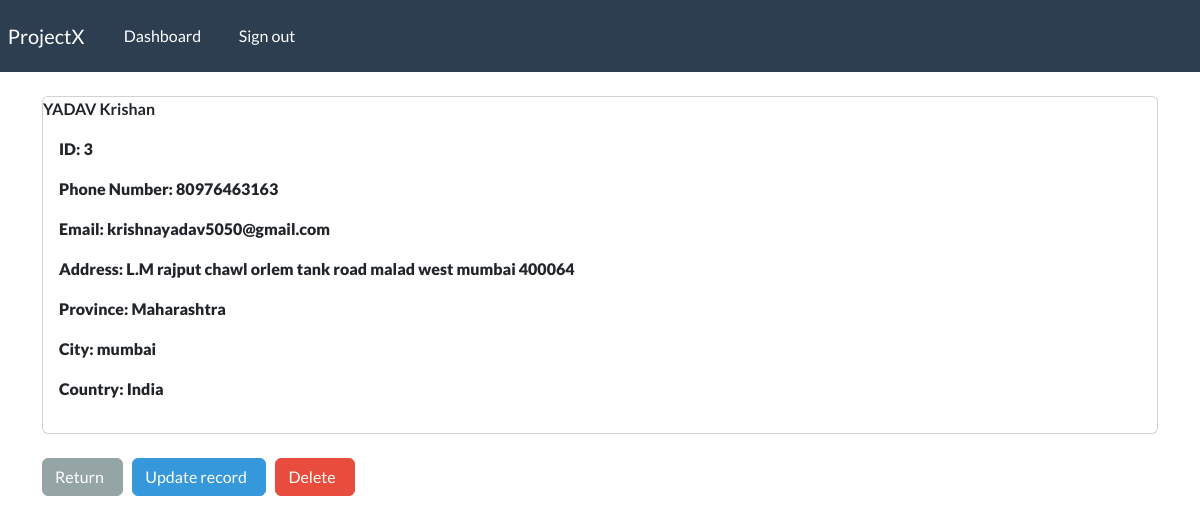
Page /view_record/3 (signed in) on the committed database.
### main/models.py (models this page shows, shortened)
class Record(models.Model):
    creation_date = models.DateTimeField(auto_now_add=True)
    first_name = models.CharField(max_length=100)
    last_name = models.CharField( max_length=50)
    email = models.EmailField( max_length=254)
    phone_number = models.CharField(max_length=50)
    address =models.CharField(max_length=500)
    city = models.CharField( max_length=150)
    province = models.CharField( max_length=150)
    country = models.CharField(max_length=100)

### main/views.py (the view)
# urls.py: path('view_record/<int:pk>', views.view_record, name= "view_record"),
@login_required(login_url='my-login')
def view_record(request, pk):
    all_records = Record.objects.get(id=pk)
    context = {'record':all_records}
    return render(request, 'main/view-record.html', context=context)

### main/templates/main/view-record.html (shortened to what this page needs)
{% extends 'main/base.html' %}
{% load crispy_forms_tags %}
{% block content %}
<body>
    <div class="card">
        <strong>
            {{record.last_name|upper}}
            {{record.first_name}}
        <div class="card-body">
            <p> <strong> ID: </storng> {{record.id}} </p>
            <p> <strong> Phone Number: </storng> {{record.phone_number}} </p>
            <p> <strong> Email: </storng> {{record.email}} </p>
            <p> <strong> Address: </storng> {{record.address}} </p>
            <p> <strong> Province: </storng> {{record.province}} </p>
            <p> <strong> City: </storng> {{record.city}} </p>
            <p> <strong> Country: </storng> {{record.country}} </p>
        </div>
    </div>
    <br>
    <a href="{% url 'dashboard' %}" class="btn btn-secondary"> Return &nbsp;  </a>
    <a href="{% url 'update_record' record.id %}" class="btn btn-info"> Update record &nbsp;  </a>
    <a href="{% url 'delete_record' record.id %}" class="btn btn-danger"> Delete &nbsp; </a>
</body>
{% endblock %}

### rows in the picture
Record: last_name "YADAV", first_name "Krishan", id "3", phone_number "80976463163", email "krishnayadav5050@gmail.com", address "L.M rajput chawl orlem tank road malad west mumbai 400064", province "Maharashtra", city "mumbai", country "India"
